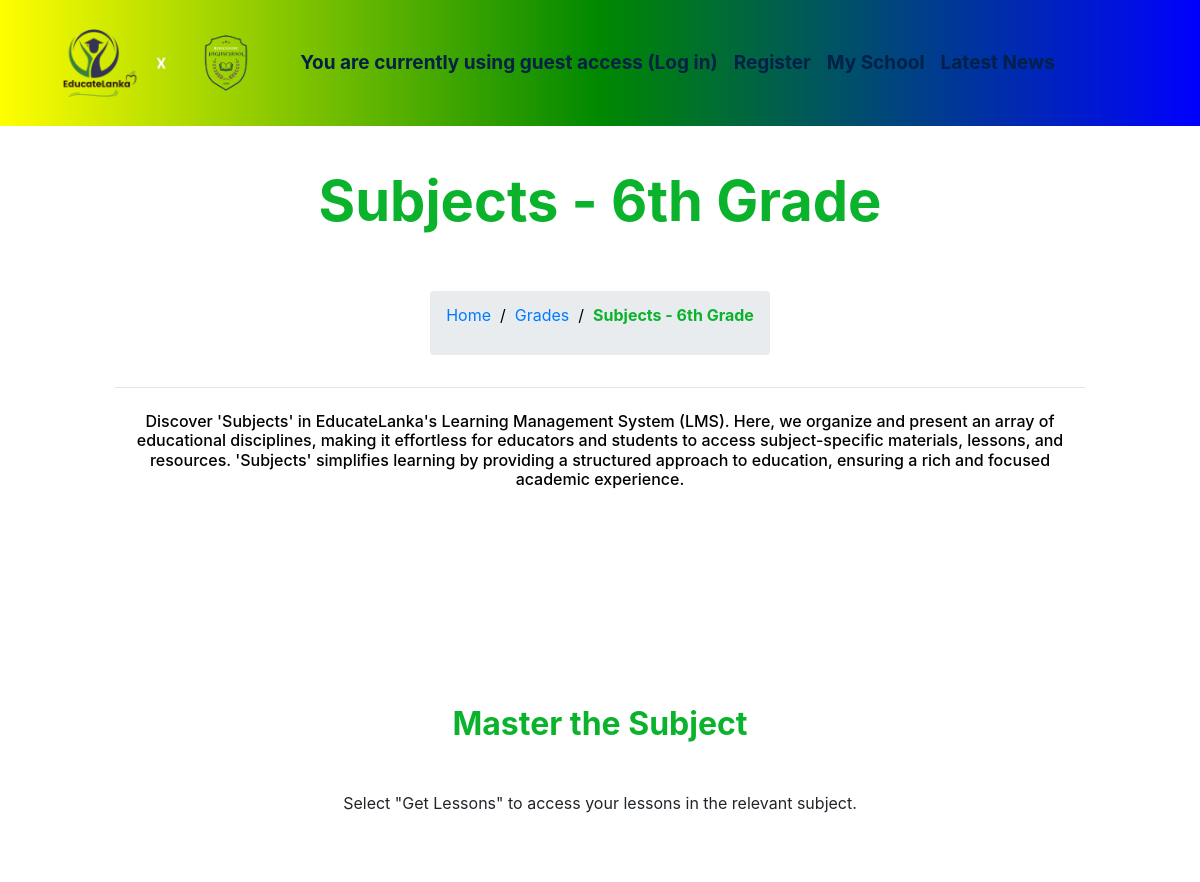
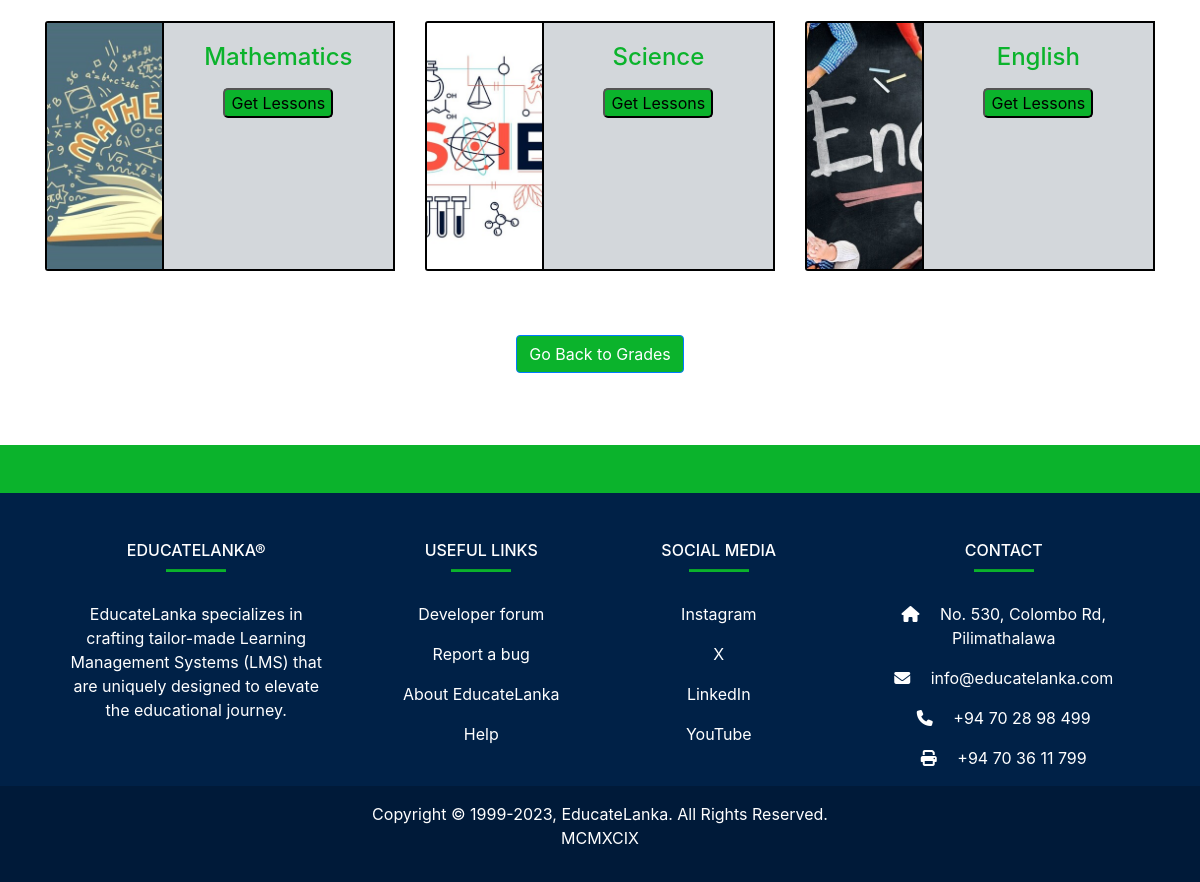
The page /curriculum/6th-grade/ on the database its author committed (2 pictures, top to bottom).
### curriculum/models.py (models this page shows, shortened)
class Standard(models.Model):
    name = models.CharField(max_length=100, unique=True)
    slug = models.SlugField(null=True, blank=True)
    description = models.TextField(max_length=500,blank=True)

class Subject(models.Model):
    subject_id = models.CharField(max_length=100, unique=True)
    name = models.CharField(max_length=100)
    slug = models.SlugField(null=True, blank=True)
    standard = models.ForeignKey(Standard, on_delete=models.CASCADE, related_name='subjects')
    image = models.ImageField(upload_to=save_subject_image, blank=True, verbose_name='Subject Image')
    description = models.TextField(max_length=500,blank=True)

### curriculum/views.py (the view)
# urls.py: path('<slug:slug>/', views.SubjectListView.as_view(), name='subject_list'),
class SubjectListView(DetailView):
    context_object_name = 'standards'
    model = Standard
    template_name = 'curriculum/subject_list_view.html'

### curriculum/templates/curriculum/subject_list_view.html (shortened to what this page needs)
{% extends 'base_ver.html' %}
{% load static %}
{% block image_block %}
<header class="info-header">
  <div id="page-intro" class="container-fluid d-flex align-items-center justify-content-center ">
    <div class="row d-flex justify-content-center text-center">
      <div class="col-md-10 text-white">
        <h2 class="display-4 font-weight-bold  p-5 " style="color:#0bb32c; margin-top: 120px;" > Subjects - {{standards.name}}</h2>
        <div class="row d-flex justify-content-center text-center">
          <ul class="breadcrumb">
            <li><a href="{% url 'index' %}">Home</a></li> <p style="color: #000000;">&nbsp; / &nbsp;</p>
            <li><a href="{% url 'curriculum:standard_list' %}">Grades</a></li> <p style="color: #000000;">&nbsp; / &nbsp;</p>
            <li style="color:#0bb32c; font-weight: bold;" >Subjects - {{standards.name}}</li>
          </ul>
        </div>
        <hr style="color:#0bb32c;">
        <h6 class="white-text my-4" style="color: #000000;">Discover 'Subjects' in EducateLanka's Learning Management System (LMS). Here, we organize and present an array of educational disciplines, making it effortless for educators and students to access subject-specific materials, lessons, and resources. 'Subjects' simplifies learning by providing a structured approach to education, ensuring a rich and focused academic experience.</h6>
  </div>
</header>
{% endblock %}
{% block content %}
<section id="best-features" class="text-center">
              <h2 class="mb-5 mt-5 font-weight-bold" style="color:#0bb32c;">Master the Subject</h2>
              <div class="row d-flex justify-content-center mb-4">
                <div class="col-md-8 mb-5">
                  <p class="grey-text">Select "Get Lessons" to access your lessons in the relevant subject.</p>
                </div>
              </div>
              <div class="row d-flex justify-content-center mb-3">
              {% for subject in standards.subjects.all %}
              <div class="col-md-4 d-flex mb-5 justify-content-center" style="max-width: 500px;">
                <div class="row no-gutters">
                    <div class="col-md-4">
                    </div>
                    <div class="col-md-8" style="background-color: #d3d7db; border: 2px solid #000000;">
                        <div class="card-body" style="height: 200px;">
                            <h4 class="card-title" style="color: #0bb32c;">{{ subject.name }}</h4>
                            <a href="{% url 'curriculum:lesson_list' slug=subject.slug standard=standards.slug %}">
                                <button class="button-les" style="background-color: #0bb32c; border-radius: 5px;">
                                    <span>Get Lessons</span>
                                </button>
                            </a>
                        </div>
                    </div>
                </div>
            </div>
              {% endfor %}
              </div>
              <a href="{% url 'curriculum:standard_list' %}" class="btn btn-primary" style="background-color: #0bb32c; align-items: center;">Go Back to Grades</a>
              <br>
              <br>
              <br>
              <br>
</section>
{%endblock%}

### templates/base_ver.html (style rules this page uses)
html { scroll-behavior: smooth; }

### rows shown on the page
Standard: name "6th Grade"
Subject: name "Mathematics"
Subject: name "Science"
Subject: name "English"
